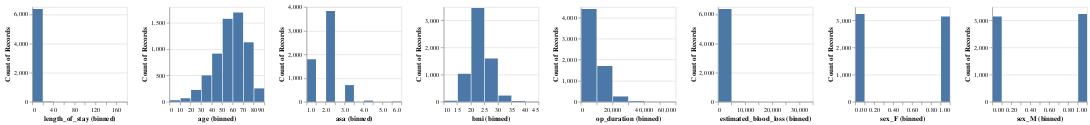

The notebook cell saved with this chart:
### Markdown cell above
Wir möchten uns nun die Daten einmal einzeln anschauen

### Code cell
alt.Chart(df).mark_bar().encode(
    alt.X(alt.repeat("column"), type="quantitative", bin=True),
    y='count()',
).properties(
    width=150,
    height=150
).repeat(
    column=['length_of_stay','age','asa','bmi','op_duration','estimated_blood_loss','sex_F','sex_M']
)

### Figure 1 — Vega-Lite specification as saved in the notebook (floating-point values rounded to 4 significant figures; data arrays with more than 128 entries replaced by an {"elided": "..."} marker saying what was removed)
{"config": {"view": {"continuousWidth": 400, "continuousHeight": 300}}, "repeat": {"column": ["length_of_stay", "age", "asa", "bmi", "op_duration", "estimated_blood_loss", "sex_F", "sex_M"]}, "spec": {"data": {"name": "data-bdc5ef7e7f8057bba2089002f71ea932"}, "mark": "bar", "encoding": {"x": {"bin": true, "field": {"repeat": "column"}, "type": "quantitative"}, "y": {"aggregate": "count", "type": "quantitative"}}, "height": 150, "width": 150}, "$schema": "https://vega.github.io/schema/vega-lite/v4.17.0.json", "datasets": {"data-bdc5ef7e7f8057bba2089002f71ea932": {"elided": "6388 records"}}}
